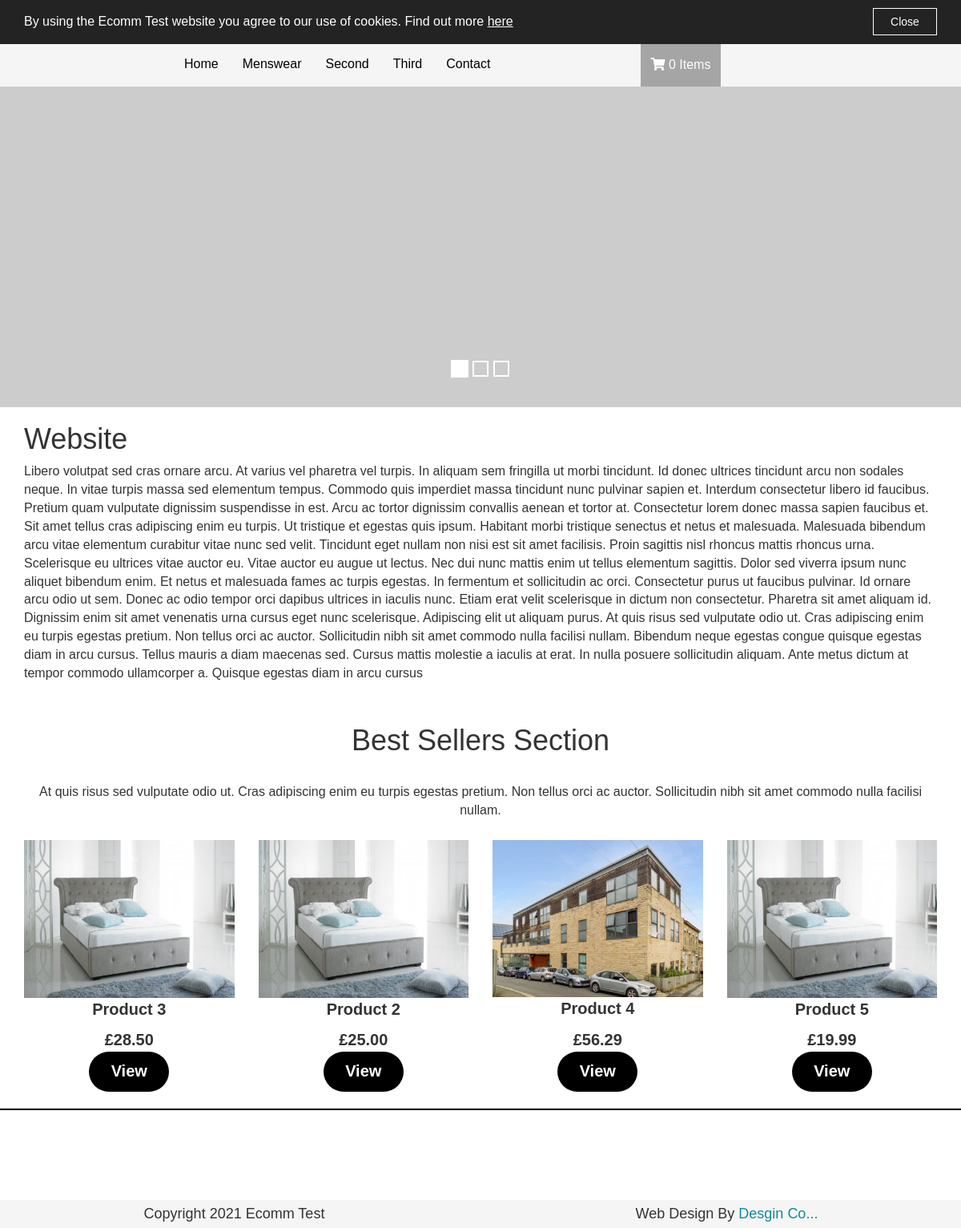
The page / on the database its author committed.
### tables this page shows
CREATE TABLE IF NOT EXISTS `categories` (
  `id` int(11) NOT NULL,
  `title` varchar(255) NOT NULL,
  `seo_url` varchar(50) NOT NULL,
  `meta_description` text,
  `ext` varchar(255) DEFAULT NULL,
  `created_at` datetime NOT NULL,
  `updated_at` datetime NOT NULL,
  `deleted_at` datetime DEFAULT NULL
);

CREATE TABLE IF NOT EXISTS `products` (
  `id` int(11) NOT NULL,
  `category_id` varchar(255) DEFAULT NULL,
  `sub_category_id` varchar(255) DEFAULT NULL,
  `title` varchar(255) DEFAULT NULL,
  `seo_url` varchar(100) DEFAULT NULL,
  `price` decimal(10,2) DEFAULT NULL,
  `qty_available` int(11) DEFAULT '10',
  `special_offer_price` decimal(10,2) DEFAULT NULL,
  `description` text,
  `attributes` varchar(255) DEFAULT NULL,
  `best_seller` int(11) NOT NULL DEFAULT '0',
  `featured` int(11) NOT NULL DEFAULT '0',
  `meta_description` text,
  `weight` decimal(10,2) DEFAULT NULL,
  `product_code` varchar(255) DEFAULT NULL,
  `cross_sell_ids` varchar(255) DEFAULT NULL,
  `sort_order` decimal(10,2) DEFAULT NULL,
  `sale` int(11) NOT NULL DEFAULT '0',
  `new` int(11) NOT NULL DEFAULT '0',
  `created_at` datetime NOT NULL,
  `updated_at` datetime NOT NULL,
  `deleted_at` datetime DEFAULT NULL,
  `barcode` varchar(255) DEFAULT NULL
);

### includes/config.php (called while the page is built, shortened)
<?php
$cartObj = new App\Cart;
$productObj = new App\Product;
$categoryObj = new App\Category;
$productImageObj = new App\ProductImage;

### app/Helpers/Db.php (called while the page is built, shortened)
<?php
class Db
{
    public static function conn()
    {
    $connect = false;
		$options = array(
			PDO::ATTR_PERSISTENT => true,
			PDO::ATTR_ERRMODE => PDO::ERRMODE_EXCEPTION
		);
	try{
	$connect = new PDO("mysql:host=".HOST.";dbname=".DATABASE, USERNAME, PASSWORD, $options);
	} catch(PDOException $e){
	print $e->getMessage();
	}
    return $connect;
    }
}

### app/ObjectModel.php (called while the page is built, shortened)
<?php
abstract class ObjectModel
{
    protected $table;
    public function execute($query, array $array)
    {
	$query = Db::conn()->prepare($query);
	$query->execute($array);
	return $query->fetchAll(PDO::FETCH_OBJ);
    }
    public function getRowByFieldNotDeleted($field, $string)
    {
	$query = Db::conn()->prepare(' SELECT * FROM `' . $this->table . '` WHERE `' . $field . '` =  ? AND deleted_at IS NULL ');
	$query->execute(array($string));
	return $query->fetch(PDO::FETCH_OBJ);
    }
}

### app/Category.php (called while the page is built, shortened)
<?php
class Category extends ObjectModel
{
  public function getAll2()
    {
      return $this->execute('SELECT * FROM categories WHERE deleted_at IS NULL ORDER BY id ASC', [] );
    }
}

### app/Hashids/Hashids.php (called while the page is built, shortened)
<?php
class Hashids implements HashGenerator {
	private $_alphabet = 'abcdefghijklmnopqrstuvwxyzABCDEFGHIJKLMNOPQRSTUVWXYZ1234567890';
	private $_seps = 'cfhistuCFHISTU';
	public function __construct($salt = '', $min_hash_length = 0, $alphabet = '') {
		$this->_salt = $salt;
		$alphabet_array = str_split($this->_alphabet);
		$seps_array = str_split($this->_seps);
		$this->_seps = implode('', array_intersect($alphabet_array, $seps_array));
		$this->_alphabet = implode('', array_diff($alphabet_array, $seps_array));
		$this->_seps = $this->_consistent_shuffle($this->_seps, $this->_salt);
		$this->_alphabet = $this->_consistent_shuffle($this->_alphabet, $this->_salt);
		$guard_count = (int)ceil(strlen($this->_alphabet) / self::GUARD_DIV);
		if (strlen($this->_alphabet) < 3) {
			$this->_guards = substr($this->_seps, 0, $guard_count);
			$this->_seps = substr($this->_seps, $guard_count);
		} else {
			$this->_alphabet = substr($this->_alphabet, $guard_count);
		}
	}
	private function _consistent_shuffle($alphabet, $salt) {
		for ($i = strlen($alphabet) - 1, $v = 0, $p = 0; $i > 0; $i--, $v++) {
			$v %= strlen($salt);
			$p += $int = ord($salt[$v]);
			$j = ($int + $v + $p) % $i;
			$temp = $alphabet[$j];
			$alphabet[$j] = $alphabet[$i];
			$alphabet[$i] = $temp;
		}
		return $alphabet;
	}
}

### app/PromoCode.php (called while the page is built, shortened)
<?php
class PromoCode extends ObjectModel
{
    public function __construct()
    {
	$this->user = new User;
    }
}

### app/User.php (called while the page is built, shortened)
<?php
class User extends ObjectModel
{
    public function uniqueId()
    {
	if( isset($_COOKIE['unique']) && !empty($_COOKIE['unique']) && $_COOKIE['unique'] != '' ){
		return $_COOKIE['unique'];
	} elseif( isset($_SESSION[SESSION.'unique']) && !empty($_SESSION[SESSION.'unique']) && $_SESSION[SESSION.'unique'] != '' ){
		return $_SESSION[SESSION.'unique'];
	} else {
		return false;
	}
    }
}

### app/Cart.php (called while the page is built, shortened)
<?php
class Cart extends ObjectModel
{
    protected $uniqueID;
    public function __construct()
    {
	$this->user = new User;
    }
    public function getAll()
    {
	return $this->execute("SELECT *, cart.id AS cart_id FROM cart
					LEFT JOIN products ON products.id = cart.product_id
					WHERE cart.unique_id = ? AND cart.quantity > '0' AND cart.deleted_at IS NULL ", [$this->uniqueID] );
    }
  public function countItems123()
  {
    $total = 0;
    foreach($this->getAll() as $row){
      $total = $total + $row->quantity;
    }
    return $total;
  }
}

### app/Product.php (called while the page is built, shortened)
<?php
class Product extends ObjectModel{
    public function getAll123()
    {
  return $this->execute('SELECT *, products.title AS product_title,
          products.title AS product_title,
          products.seo_url AS product_seo_url, products.id AS product_id FROM products WHERE products.best_seller = ?
          AND products.deleted_at IS NULL ORDER BY RAND() LIMIT 4', ['1'] );
    }
}

### index.php (the view, shortened to what this page needs)
<?php
require_once __DIR__ . '/includes/config.php';
require_once __DIR__ . '/header.php';
?>
<div class="fluid-container">
  <div id="carouselExampleIndicators" class="carousel slide" data-ride="carousel">
  	  <ul class="carousel-indicators">
  		<li data-target="#carouselExampleIndicators" data-slide-to="0" class="active"></li>
  		<li data-target="#carouselExampleIndicators" data-slide-to="1"></li>
  		<li data-target="#carouselExampleIndicators" data-slide-to="2"></li>
  	  </ul>
  		<div class="carousel-inner">
  			<div class="item active">
  				<img class="d-block" src="https://picsum.photos/1200/400" alt="First slide" style="width:100%;">
  			</div>
  		</div>
  </div>
</div>
<div class="container">
  <h1>Website</h1>
  <p>
  Libero volutpat sed cras ornare arcu. At varius vel pharetra vel turpis. In aliquam sem fringilla ut morbi tincidunt. Id donec ultrices tincidunt arcu non sodales neque. In vitae turpis massa sed elementum tempus. Commodo quis imperdiet massa tincidunt nunc pulvinar sapien et.
  Interdum consectetur libero id faucibus. Pretium quam vulputate dignissim suspendisse in est. Arcu ac tortor dignissim convallis aenean et tortor at. Consectetur lorem donec massa sapien faucibus et. Sit amet tellus cras adipiscing enim eu turpis. Ut tristique et egestas quis ipsum. Habitant morbi tristique senectus et netus et malesuada. Malesuada bibendum arcu vitae elementum curabitur vitae nunc sed velit. Tincidunt eget nullam non nisi est sit amet facilisis. Proin sagittis nisl rhoncus mattis rhoncus urna. Scelerisque eu ultrices vitae auctor eu. Vitae auctor eu augue ut lectus. Nec dui nunc mattis enim ut tellus elementum sagittis. Dolor sed viverra ipsum nunc aliquet bibendum enim. Et netus et malesuada fames ac turpis egestas. In fermentum et sollicitudin ac orci. Consectetur purus ut faucibus pulvinar. Id ornare arcu odio ut sem. Donec ac odio tempor orci dapibus ultrices in iaculis nunc.
  Etiam erat velit scelerisque in dictum non consectetur. Pharetra sit amet aliquam id. Dignissim enim sit amet venenatis urna cursus eget nunc scelerisque. Adipiscing elit ut aliquam purus. At quis risus sed vulputate odio ut. Cras adipiscing enim eu turpis egestas pretium. Non tellus orci ac auctor. Sollicitudin nibh sit amet commodo nulla facilisi nullam. Bibendum neque egestas congue quisque egestas diam in arcu cursus. Tellus mauris a diam maecenas sed. Cursus mattis molestie a iaculis at erat. In nulla posuere sollicitudin aliquam. Ante metus dictum at tempor commodo ullamcorper a. Quisque egestas diam in arcu cursus
</p><br />
</div>
<div class="container">
  <h1 style="text-align:center">Best Sellers Section</h1><br />
  <p style="text-align:center">
    At quis risus sed vulputate odio ut. Cras adipiscing enim eu turpis egestas pretium. Non tellus orci ac auctor. Sollicitudin nibh sit amet commodo nulla facilisi nullam.
  </p>
    <div class="row">
      <center>
            <?php foreach ($productObj->getAll123() as $row ){
              print '<div class="col-md-3 col-sm-3"><div style="background-color:white;">';
                $image = $productImageObj->getRowByFieldNotDeleted('product_id', $row->id); ?>
                <a href="<?= DOMAIN ?>/product/<?= $row->seo_url ?>"><img class="img-responsive fabricSquare" style="padding-top:15px;" alt="" src="product-images/<?= $image->id ?>.<?= $image->ext ?>"> </a>
                <p style="margin-bottom:10px;font-size:20px"><b><?= $row->title ?></b></p>
                <p style="margin-bottom:0px;font-size:20px;font-weight:600;">&#163;<?= $row->price ?></p>
                <a style="padding-bottom:15px;" href="<?= DOMAIN ?>/product/<?= $row->seo_url ?>"><button style="font-size:20px;font-weight:600;border-radius:25px;color:white;border:none;background-color:black;width:10rem;height:5rem">View</button></a>
          </div>
          </div>
            <?php } ?>
          </div>
        </div>
<div id="indexHr">
  <hr /><br>
</div>
<?php require_once __DIR__ . '/footer.php'; ?>

### header.php (shortened to what this page needs)
<!DOCTYPE HTML>
<head>
<link rel="stylesheet" type="text/css" href="<?= DOMAIN ?>/css/bootstrap.css" />
<link rel="stylesheet" type="text/css" href="<?= DOMAIN ?>/css/margins.css" />
<link rel="stylesheet" type="text/css" href="<?= DOMAIN ?>/css/styles.css" />
<link rel="stylesheet" href="https://use.fontawesome.com/releases/v5.0.10/css/all.css">
</head>
<body>
	<?php require __DIR__.'/includes/cookies.php'; ?>
<div class="container-fluid" style="background-color:#f5f5f5">
  <div class="row">
		<div class="col-md-2">
		</div>
		<div class="col-md-6 col-xs-10">
			<div id="navbar">
		    <ul class="nav navbar-nav">
		      <li>
		        <a style="color:black;" href="<?= DOMAIN ?>/index.php">Home</a>
		      </li>
		          <?php foreach ($categoryObj->getAll2() as $category ){ ?>
								<li>
									<a style="color:black;" href="<?= DOMAIN ?>/products/<?= $category->seo_url ?>"> <?= ($category->title) ?> </a>
								</li>
							<?php } ?>
		      <li>
		        <a style="color:black;" href="<?= DOMAIN ?>/contact.php">Contact</a>
		      </li>
		    </ul>
		  </div>
		</div>
		<a style="color:white;" href="<?= DOMAIN ?>/basket.php">
			<div class="col-md-1 col-xs-2" style="padding:15px 0px 15px 0px;text-align:right; background-color:#a5a5a5; color:white; text-align:center;">
				<span><i class="fa fa-shopping-cart"></i> <?= $cartObj->countItems123() ?> Items</span>
			</div>
		</a>
	</div>
</div>

### includes/cookies.php (shortened to what this page needs)
<div class="container-fluid" id="cookie-div">
	<div class="container">
		<div class="row">
			<div class="col-md-8 col-sm-8 col-xs-8 cookie-text">
			By using the <?= COMPANY_NAME ?> website you agree to our use of cookies. Find out more <a style="text-decoration:underline;color:#fff" href="<?= DOMAIN ?>/cookies">here</a>
			</div>
			<div class="col-md-4 col-sm-4 col-xs-4 cookie-button">
			<a onClick="CookiesAccepted()" class="btn cookie-continue-button">Close</a>
			</div>
		</div>
	</div>
</div>

### footer.php
<footer><br /><br /><br />
<div style="bottom:0; position:relative; background-color:#f5f5f5;width:100%;padding:5px 0px 5px 0px; font-size:18px;">
    <div class="row" style="">
      <div class="col-md-6" style="text-align:center;">
          Copyright 2021 <?= COMPANY_NAME ?>
      </div>
      <div class="col-md-6" style="text-align:center;">
        Web Design By <a href="#">Desgin Co...</a>
      </div>
    </div>
</div>
</footer>
</body>
</html>

### css/styles.css (style rules this page uses)
body { font-size:16px; font-family:calibri, arial; }
a { color:#108B9A }
#indexHr hr { color:black; background: black; background-color: black; height:2.5px; }

### includes/cookies.php (style rules this page uses)
#cookie-div { display:block; min-height:55px; background:#232323 }
.cookie-text { padding-top:16px; color:#fff; }
.cookie-button { padding-top:10px; }
.cookie-continue-button { border:1px solid #fff; border-radius:0; background:#232323; float:right; width:80px; color:#fff; }

### rows shown on the page
categories: title "Menswear"
categories: title "Second"
categories: title "Third"
products: title "Product 3", price "28.50"
products: title "Product 2", price "25.00"
products: shows a picture, title "Product 4", price "56.29"
products: title "Product 5", price "19.99"

### other values the page prints
COMPANY_NAME "Ecomm Test"
$cartObj->countItems123() "0"
